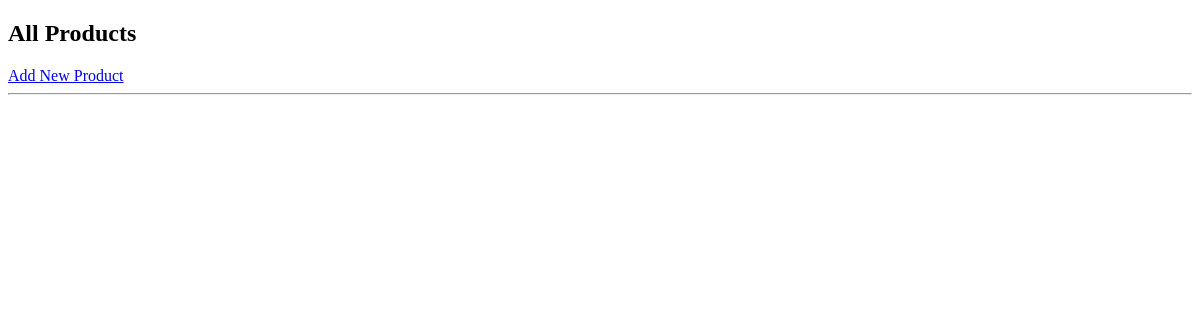
Before: / with the older database file.
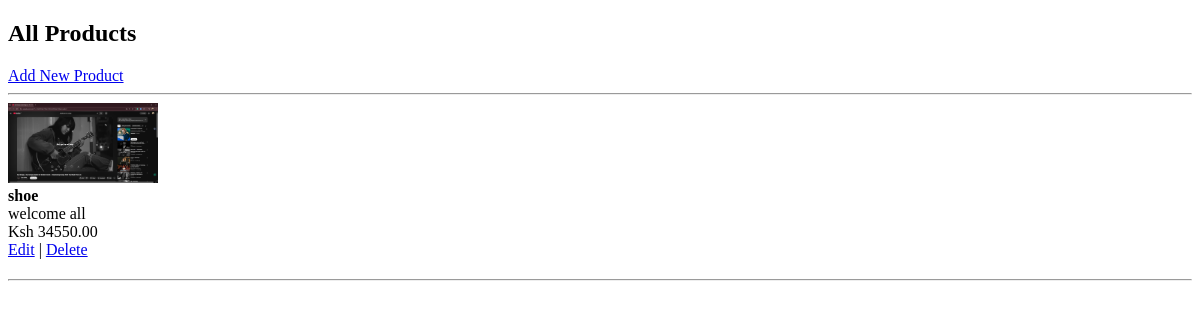
After: the same page with the newer database file.
### shoe/models.py (models this page shows, shortened)
class Products(models.Model):
    title = models.CharField(max_length=100)
    description = models.CharField(max_length=150)
    price = models.DecimalField(max_digits=10,decimal_places=2)
    image = models.ImageField(upload_to='shoe/')

### shoe/views.py (the view)
# urls.py: path('', views.products, name='list'),
def products(request):
    products = Products.objects.all()
    return render(request, 'product.html', {'products': products})

### shoe/templates/product.html (shortened to what this page needs)
<!DOCTYPE html>
<html lang="en">
<head>
</head>
<body>
    <h2>All Products</h2>
<a href="{% url 'create' %}">Add New Product</a>
<hr>
{% for product in products %}
<div style="margin-bottom:20px;">
    <img src="{{ product.image.url }}" width="150" alt="{{ product.title }}"><br>
    <strong>{{ product.title }}</strong><br>
    {{ product.description }}<br>
    Ksh {{ product.price }}<br>
    <a href="{% url 'update' product.id %}">Edit</a> |
    <a href="{% url 'delete' product.id %}">Delete</a>
</div>
<hr>
{% endfor %}
</body>
</html>

Changed rows visible on the page:
added Products: image (picture), title "shoe", description "welcome all", price "34550.00"
